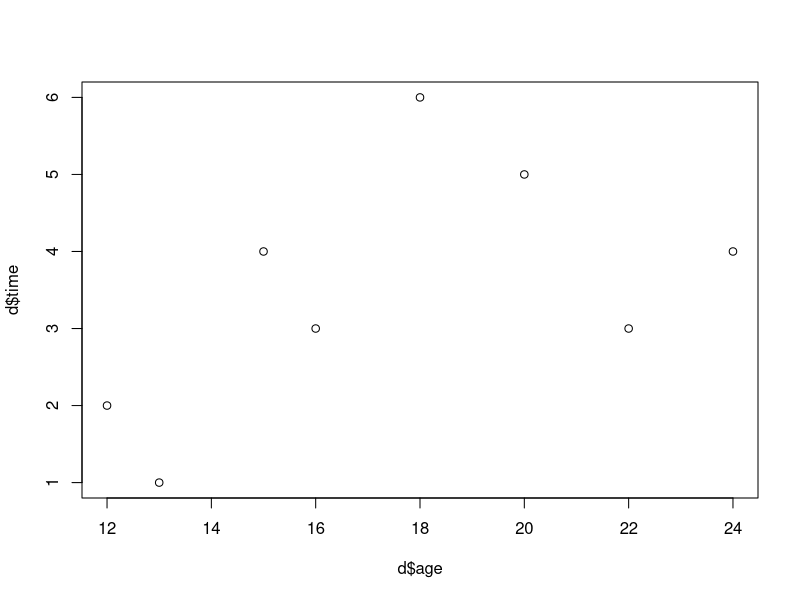

The R script that drew this image:
## ---- chunk 1
library(tidyverse)
knitr::opts_chunk$set(fig.width = 6, fig.height = 4.5, fig.align = "center", collapse = TRUE)
set.seed(1234)
## ---- chunk 2
d <- tibble(id = c("01", "02", "03", "04", "05", "06", "07", "08"),
            age = c(12, 13, 15, 16, 18, 20, 22, 24),
            time = c(2, 1, 4, 3, 6, 5, 3, 4)
)
## ---- chunk 3
#| echo: false
#Datensatz anschauen
glimpse(d)

#Mittelwert und Standardabweichung berechnen
mean(d$age)
sd(d$age)
mean(d$time)
sd(d$time)
## ---- chunk 4
#| echo: false
#Scatterplot (Streudiagramm) anschauen
plot(d$age,d$time)

#Korrelation berechnen
cor(d$age,d$time)
